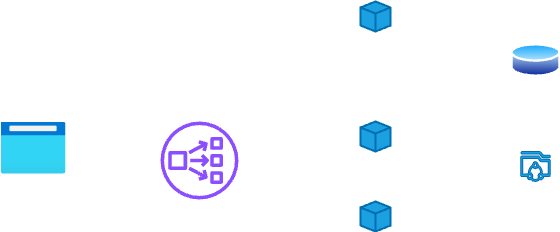
#> input picture fg/img_yaml.png, 560 x 232 px
$ python img_2_yaml.py
#> lines starting #> are read from the running program, lines starting #| are printed output that depends on the picture; after the words box and inside, x2 and y2 are one past the last pixel; in counts of white or black regions, pixels touching at a corner belong together
import cv2
import numpy as np
import yaml
import json


## --- Step 1: Load and preprocess ---
img = cv2.imread("img_yaml.png")
#> img is the input picture: shape (232, 560, 3); mean B, G, R 253.1, 247.7, 241.5
hsv = cv2.cvtColor(img, cv2.COLOR_BGR2HSV)
#> hsv: shape (232, 560, 3); mean H, S, V 8, 14, 253.1

# --- Step 2: Create blue mask (adjusted to catch all blue shades) ---
lower_blue = np.array([90, 30, 50])
upper_blue = np.array([140, 255, 255])
blue_mask = cv2.inRange(hsv, lower_blue, upper_blue)
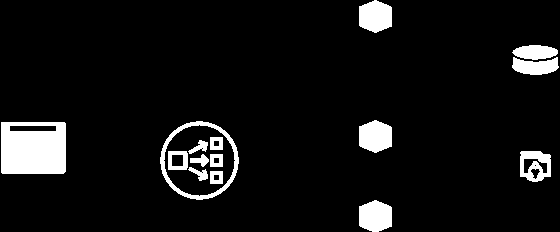
#> blue_mask: shape (232, 560); 7.4% white; 15 white regions, largest, box (x1, y1, x2, y2) and area: (1, 122, 66, 174) 3145, (160, 121, 239, 200) 988, (359, 0, 392, 33) 871

# Clean up noise
kernel = np.ones((5, 5), np.uint8)
blue_mask = cv2.morphologyEx(blue_mask, cv2.MORPH_OPEN, kernel)
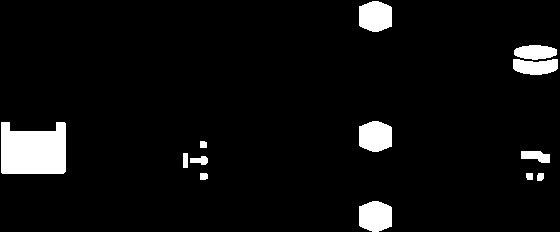
#> blue_mask: shape (232, 560); 5.6% white; 13 white regions

# --- Step 3: Component counts ---
counts = {
    "browser": 0,
    "load_balancer": 0,
    "servers": 0,
    "database": {
        "type": "Oracle DB",
        "count": 0
    },
    "nas": {
        "type": "NAS FS",
        "count": 0
    },
    "agents": {
        "count": 1
    }
}

# --- Step 4: Analyze all blue objects ---
contours, _ = cv2.findContours(blue_mask, cv2.RETR_EXTERNAL, cv2.CHAIN_APPROX_SIMPLE)
#> contours = 13 contours; largest, box (x1, y1, x2, y2) and area: (1, 122, 66, 174) 2839, (359, 201, 392, 232) 813, (359, 121, 392, 152) 813, (359, 1, 392, 32) 813, (513, 59, 558, 75) 524

for cnt in contours:
    x, y, w, h = cv2.boundingRect(cnt)
    ar = w / float(h)
    area = cv2.contourArea(cnt)

    # DEBUG: Print shape info
    print(f"[DEBUG] ({x},{y}) size=({w}x{h}) ar={ar:.2f} area={area:.2f}")

    if area < 800:
        continue  # skip noise

    # Debug draw all boxes
    cv2.rectangle(img, (x, y), (x + w, y + h), (255, 255, 255), 1)

    # --- Classify component ---
    if 30 < w < 100 and 30 < h < 100 and 0.8 < ar < 1.3:

        counts["servers"] += 1
        cv2.rectangle(img, (x, y), (x + w, y + h), (0, 255, 0), 2)
        cv2.putText(img, "Server", (x, y - 5), cv2.FONT_HERSHEY_SIMPLEX, 0.5, (0, 255, 0), 1)

    elif w > 120 and h < 90 and ar > 1.5:
        counts["database"]["count"] += 1
        cv2.rectangle(img, (x, y), (x + w, y + h), (0, 140, 255), 2)
        cv2.putText(img, "Oracle DB", (x, y - 5), cv2.FONT_HERSHEY_SIMPLEX, 0.5, (0, 140, 255), 1)

    elif 50 < w < 100 and 50 < h < 100 and ar < 1.2:
        counts["nas"]["count"] += 1
        cv2.rectangle(img, (x, y), (x + w, y + h), (255, 0, 255), 2)
        cv2.putText(img, "NAS", (x, y - 5), cv2.FONT_HERSHEY_SIMPLEX, 0.5, (255, 0, 255), 1)
#> this loop made 13 passes
#> (x, y, w, h, ar, area) on passes 1, 2, 3, 4, 5, 7, 8, 9, 10, 11, 12, 13: (359, 201, 33, 31, 1.06, 813), (537, 173, 7, 8, 0.875, 38.5), (526, 173, 7, 7, 1, 34.5), (200, 173, 8, 7, 1.14, 40), (190, 156, 18, 9, 2, 89), (521, 151, 29, 12, 2.42, 215), (200, 141, 7, 7, 1, 34.5), (1, 122, 65, 52, 1.25, 2839), (359, 121, 33, 31, 1.06, 813), (513, 59, 45, 16, 2.81, 524), (514, 45, 43, 15, 2.87, 455.5), (359, 1, 33, 31, 1.06, 813)
#> (cnt, x, y, w, h, ar, area) on pass 6: ([[183, 153], [183, 167], [187, 167], [187, 153]], 183, 153, 5, 15, 0.333, 56)
#| [DEBUG] (359,201) size=(33x31) ar=1.06 area=813.00
#| [DEBUG] (537,173) size=(7x8) ar=0.88 area=38.50
#| [DEBUG] (526,173) size=(7x7) ar=1.00 area=34.50
#| [DEBUG] (200,173) size=(8x7) ar=1.14 area=40.00
#| [DEBUG] (190,156) size=(18x9) ar=2.00 area=89.00
#| [DEBUG] (183,153) size=(5x15) ar=0.33 area=56.00
#| [DEBUG] (521,151) size=(29x12) ar=2.42 area=215.00
#| [DEBUG] (200,141) size=(7x7) ar=1.00 area=34.50
#> (further printed lines are left out)
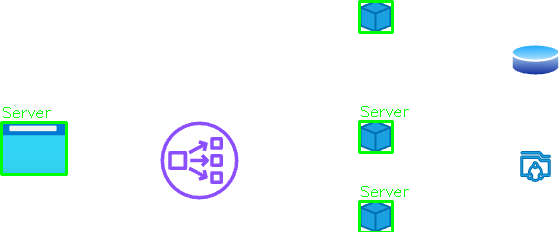
#> img: shape (232, 560, 3); 1.61% of pixels changed, all inside (x1, y1, x2, y2) = (0, 0, 409, 232)
#> after the loop, counts = 6 items

# --- Step 5: Save debug images ---
cv2.imwrite("debug_blue_mask.jpg", blue_mask)
cv2.imwrite("debug_final_labeled.jpg", img)

# --- Step 6: Export YAML and JSON ---
yaml_output = {"components": counts}

with open("output.yaml", "w") as f:
    yaml.dump(yaml_output, f)

with open("output.json", "w") as f:
    json.dump(yaml_output, f, indent=2)

print("✅ Detection complete!")
print("📄 Output: output.yaml, output.json")
print("🖼️  Debug: debug_final_labeled.jpg, debug_blue_mask.jpg")

$ run again, with fg/img_yaml_2.png copied over fg/img_yaml.png
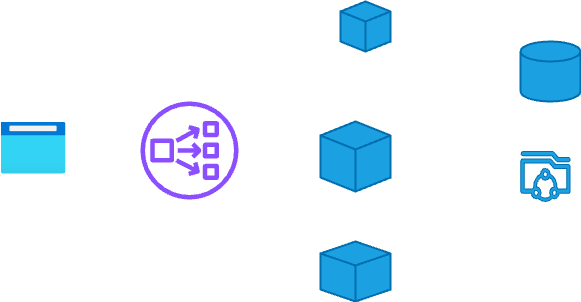
#> input picture fg/img_yaml_2.png, 581 x 302 px
#> img is the input picture: shape (302, 581, 3); mean B, G, R 251.4, 242.4, 229.9
#> hsv: shape (302, 581, 3); mean H, S, V 13, 25.7, 251.4
#> `blue_mask = cv2.morphologyEx(blue_mask, cv2.MORPH_OPEN, kernel)`:
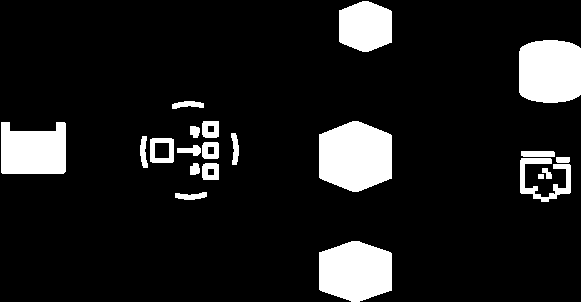
#> blue_mask: shape (302, 581); 11.5% white; 21 white regions
#> contours = 21 contours; largest, box (x1, y1, x2, y2) and area: (319, 121, 392, 192) 4141, (319, 241, 392, 302) 3559, (519, 40, 581, 103) 3496, (1, 122, 66, 174) 2839, (339, 1, 392, 52) 2157
#> the loop `for cnt in contours:` made 21 passes
#> (x, y, w, h, ar, area) on passes 1, 2, 4, 5, 6, 7, 8, 9: (319, 241, 73, 61, 1.2, 3559), (175, 192, 32, 8, 4, 139), (542, 168, 10, 11, 0.909, 49.5), (202, 163, 17, 17, 1, 249), (190, 163, 10, 12, 0.833, 81.5), (520, 158, 51, 44, 1.16, 682.5), (556, 157, 14, 6, 2.33, 64), (521, 151, 34, 6, 5.67, 163)
#> (printed output is left out)
#> after the loop `for cnt in contours:`:
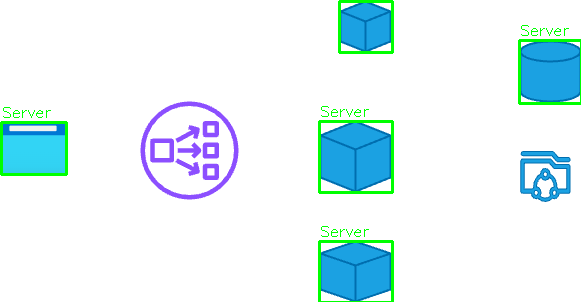
#> img: shape (302, 581, 3); 2.21% of pixels changed, all inside (x1, y1, x2, y2) = (0, 0, 581, 302)
#> after the loop `for cnt in contours:`: counts = 6 items
